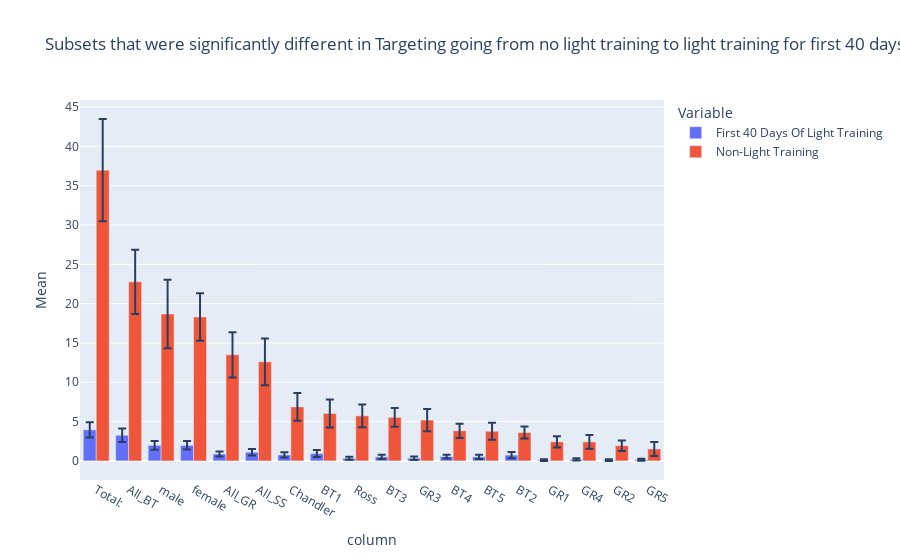

The notebook cell this image was saved under:
### Markdown cell above
## Light Training of first 40 days vs. non-light training

### Code cell
test = pd.DataFrame()
for column in light_targets.iloc[:,1:]:
    x = st.t.interval(alpha=0.95, df=len(first_40_targets[column])-1, loc=np.mean(first_40_targets[column]), scale=st.sem(first_40_targets[column],nan_policy='omit'))
    y = st.t.interval(alpha=0.95, df=len(no_light_targets[column])-1, loc=np.mean(no_light_targets[column]), scale=st.sem(no_light_targets[column],nan_policy='omit'))
    if overlap(x[0],x[1],y[0],y[1])==False:
        light_mean = first_40_targets[column].mean()
        no_light_mean = no_light_targets[column].mean()
        light_int = st.t.interval(alpha=0.95, df=len(first_40_targets[column])-1, loc=np.mean(first_40_targets[column]), scale=st.sem(first_40_targets[column],nan_policy='omit'))
        no_light_int = st.t.interval(alpha=0.95, df=len(no_light_targets[column])-1, loc=np.mean(no_light_targets[column]), scale=st.sem(no_light_targets[column],nan_policy='omit'))
        light_error = (light_int[1] - light_int[0])/2
        no_light_error = (no_light_int[1] - no_light_int[0])/2
        pd.Series()
        data = {'Variable':['First 40 Days Of Light Training','Non-Light Training'], 'Mean':[light_mean,no_light_mean],'error':[light_error,no_light_error],'column':[column,column]} 
        data = pd.DataFrame(data)
        test = pd.concat([test, data])
    else:
        print(column,"Has Confidence Intervals that overlap")
        print("Here are the confidence intervals:")
        print("Light Training:",x)
        print("Non-Light Training:",y)
test

px.bar(test, x = "column", y = "Mean", color = "Variable", error_y = "error", barmode = "group", category_orders = {"column":test.sort_values(by = "Mean", ascending = False)["column"]},
       title = "Subsets that were significantly different in Targeting going from no light training to light training for first 40 days")

### Figure 1 — Plotly figure (JSON) as saved in the notebook; plotly's stock layout.template omitted (floating-point values rounded to 4 significant figures)
{"data": [{"alignmentgroup": "True", "error_y": {"array": [0.2017, 0.3451, 0.4489, 0.3973, 0.2792, 0.2451, 0.2629, 0.1058, 0.1058, 0.2149, 0.1417, 0.1318, 0.9624, 0.324, 0.869, 0.4151, 0.5444, 0.5398]}, "hovertemplate": "Variable=First 40 Days Of Light Training<br>column=%{x}<br>Mean=%{y}<extra></extra>", "legendgroup": "First 40 Days Of Light Training", "marker": {"color": "#636efa"}, "name": "First 40 Days Of Light Training", "offsetgroup": "First 40 Days Of Light Training", "orientation": "v", "showlegend": true, "textposition": "auto", "type": "bar", "x": ["Ross", "Chandler", "BT1", "BT2", "BT3", "BT4", "BT5", "GR1", "GR2", "GR3", "GR4", "GR5", "Total: ", "All_GR", "All_BT", "All_SS", "male", "female"], "xaxis": "x", "y": [0.3333, 0.7667, 0.9355, 0.7419, 0.5161, 0.5484, 0.5161, 0.09375, 0.09375, 0.3438, 0.1875, 0.1562, 3.951, 0.875, 3.258, 1.1, 1.976, 1.976], "yaxis": "y"}, {"alignmentgroup": "True", "error_y": {"array": [1.454, 1.764, 1.779, 0.7612, 1.179, 0.905, 1.079, 0.7252, 0.6628, 1.411, 0.8687, 0.8991, 6.501, 2.863, 4.095, 2.968, 4.357, 3.033]}, "hovertemplate": "Variable=Non-Light Training<br>column=%{x}<br>Mean=%{y}<extra></extra>", "legendgroup": "Non-Light Training", "marker": {"color": "#EF553B"}, "name": "Non-Light Training", "offsetgroup": "Non-Light Training", "orientation": "v", "showlegend": true, "textposition": "auto", "type": "bar", "x": ["Ross", "Chandler", "BT1", "BT2", "BT3", "BT4", "BT5", "GR1", "GR2", "GR3", "GR4", "GR5", "Total: ", "All_GR", "All_BT", "All_SS", "male", "female"], "xaxis": "x", "y": [5.733, 6.867, 6.033, 3.6, 5.533, 3.833, 3.767, 2.419, 1.935, 5.194, 2.419, 1.516, 36.98, 13.48, 22.77, 12.6, 18.68, 18.3], "yaxis": "y"}], "layout": {"barmode": "group", "legend": {"title": {"text": "Variable"}, "tracegroupgap": 0}, "title": {"text": "Subsets that were significantly different in Targeting going from no light training to light training for first 40 days"}, "xaxis": {"anchor": "y", "categoryarray": ["Total: ", "All_BT", "male", "female", "All_GR", "All_SS", "Chandler", "BT1", "Ross", "BT3", "GR3", "Total: ", "BT4", "BT5", "BT2", "All_BT", "GR1", "GR4", "male", "female", "GR2", "GR5", "All_SS", "BT1", "All_GR", "Chandler", "BT2", "BT4", "BT5", "BT3", "GR3", "Ross", "GR4", "GR5", "GR2", "GR1"], "categoryorder": "array", "domain": [0, 1], "title": {"text": "column"}}, "yaxis": {"anchor": "x", "domain": [0, 1], "title": {"text": "Mean"}}}}
